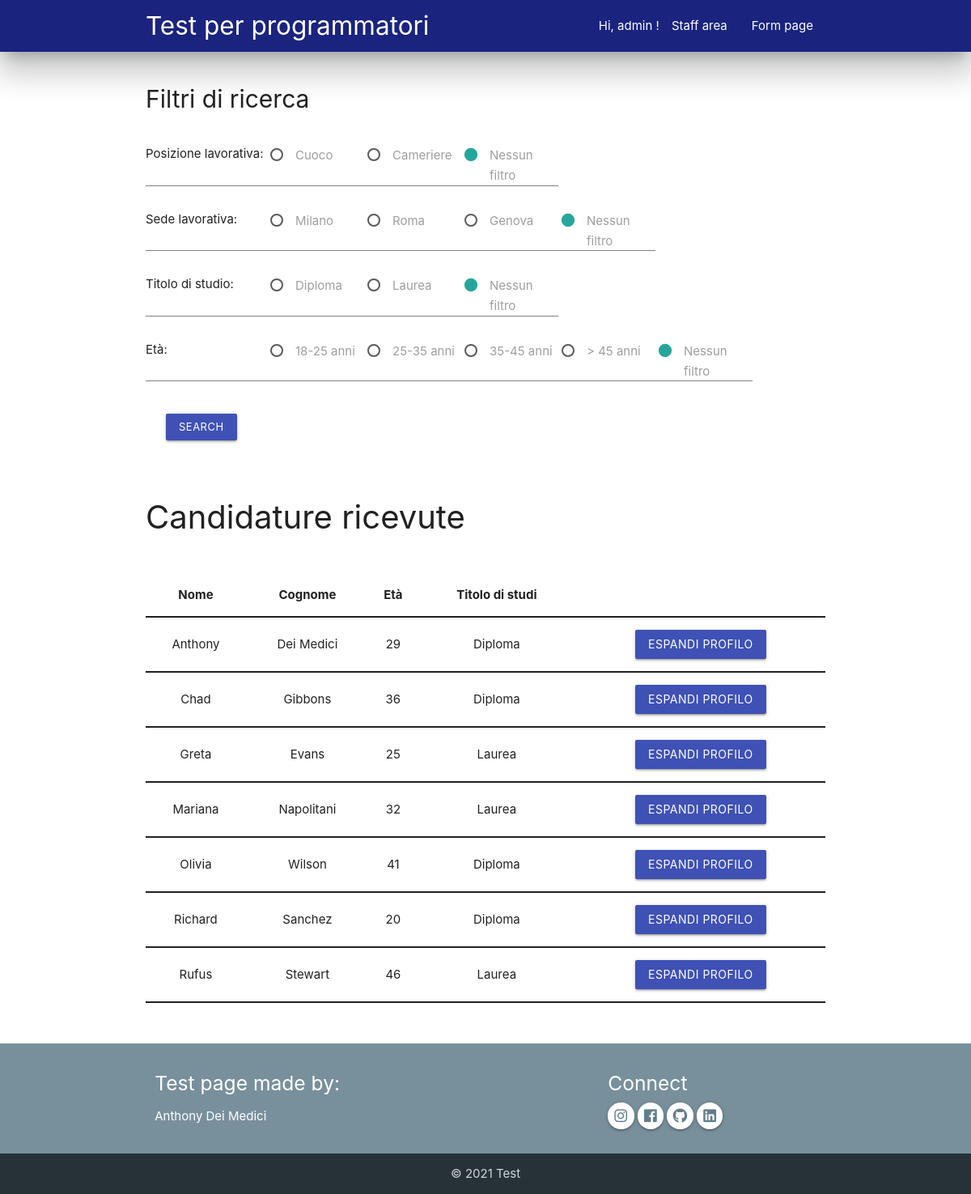
The page /staff/ (signed in) on the database its author committed.
### form/models.py (models this page shows)
class Profile(models.Model):
	STUDY_TITLE_CHOICES = [
		("Diploma", 'Diploma'),
		("Laurea", 'Laurea'),
	]
	name = models.CharField(max_length=255, blank=False, default="")
	surname = models.CharField(max_length=255, blank=False, default="")
	email = models.EmailField(max_length=255, blank=False, default="")
	phone = models.IntegerField(blank=False, default="")
	date_of_birth = models.DateTimeField(blank=False, default="")
	study_title = models.CharField(max_length=7, choices=STUDY_TITLE_CHOICES, default="")
	curriculum = models.FileField(upload_to="uploads")
	job = models.ManyToManyField(Job)

### form/views.py (the view, shortened to what this page needs)
# urls.py: path('staff/', staff_view, name='staff-view'),
@login_required(login_url="/admin/login/?next=/staff/")
def staff_view(request):
	profiles = Profile.objects.all().filter().order_by('name')
	queryset_n_profiles = []
	counting = 0
	search = False
	print("GET REQUEST RESULTS: ", request.GET.get)
	query_request = request.GET.get('submit')
	for x in profiles:
		n_profiles = len(Profile.objects.all().filter())
		queryset_n_profiles.append(n_profiles)
	table = dict(zip(profiles, queryset_n_profiles))
	return render(request, 'admin_view.html', {'table': table,
											   'counting': counting,
											   'search': search})

### form/templatetags/extras.py (called while the page is built)
@register.simple_tag()
def getAge(birth):
    today = date.today()
    age = today.year - birth.year - ((today.month, today.day) < (birth.month, birth.day))
    return age

### form/templates/admin_view.html (shortened to what this page needs)
{% extends 'base.html' %}
{% load extras %}
{% block content %}
<header>
  {% include 'navbar.html' %}
</header>
    <div class="container-fluid">
        <form action="." method="GET">
            <div class="container">
              <h1 style="font-size:30px;">Filtri di ricerca</h1>
            </div>
            <div class="container" style="display: flex;">
                <p class="option-title">Posizione lavorativa:</p>
                <p class="option-field">
                  <label>
                    <span>Cuoco</span>
                  </label>
                </p>
                <p class="option-field">
                  <label>
                    <span>Cameriere</span>
                  </label>
                </p>
                <p class="option-field">
                  <label>
                    <span>Nessun filtro</span>
                  </label>
                </p>
            </div>
            <div class="container" style="display: flex;">
                <p class="option-title">Sede lavorativa:</p>
                <p class="option-field">
                  <label>
                    <span>Milano</span>
                  </label>
                </p>
                <p class="option-field">
                  <label>
                    <span>Roma</span>
                  </label>
                </p>
                <p class="option-field">
                  <label>
                    <span>Genova</span>
                  </label>
                </p>
                <p class="option-field">
                  <label>
                    <span>Nessun filtro</span>
                  </label>
                </p>
            </div>
            <div class="container" style="display: flex;">
                <p class="option-title">Titolo di studio:</p>
                <p class="option-field">
                  <label>
                    <span>Diploma</span>
                  </label>
                </p>
                <p class="option-field">
                  <label>
                    <span>Laurea</span>
                  </label>
                </p>
                <p class="option-field">
                  <label>
                    <span>Nessun filtro</span>
                  </label>
                </p>
            </div>
            <div class="container" style="display: flex;">
                <p class="option-title">Età:</p>
                <p class="option-field">
                  <label>
                    <span>18-25 anni</span>
                  </label>
                </p>
                <p class="option-field">
                  <label>
                    <span>25-35 anni</span>
                  </label>
                </p>
                <p class="option-field">
                  <label>
                    <span>35-45 anni</span>
                  </label>
                </p>
                <p class="option-field">
                  <label>
                    <span>> 45 anni</span>
                  </label>
                </p>
                <p class="option-field">
                  <label>
                    <span>Nessun filtro</span>
                  </label>
                </p>
            </div>
            <div class="container">
                <input class="btn-small indigo" type="submit" name="submit" value="Search" style="margin: 25px;"/>
            </div>
        </form>
    </div>
    <div class="container" style="margin-bottom: 50px;">
      <p style="font-size: 40px;">Candidature ricevute</p>
      <table class="centered highlight responsive-table">
        <thead>
          <tr>
              <th>Nome</th>
              <th>Cognome</th>
              <th>Età</th>
              <th>Titolo di studi</th>
              <th></th>
          </tr>
        </thead>
        <tbody>
          {% for profile, count in table.items %}
              <tr style="border-top: 2px solid; border-bottom: 2px solid;">
                <td>{{ profile.name }}</td>
                <td>{{ profile.surname }}</td>
                <td>{% getAge profile.date_of_birth %}</td>
                <td>{{ profile.study_title }}</td>
                <td><a class="waves-effect waves-light btn indigo modal-trigger" href="#{{ profile.id }}">Espandi profilo</a></td>
              </tr>
          {% endfor %}
        </tbody>
      </table>
    </div>
{% endblock %}

### form/templates/base.html (shortened to what this page needs)
<!DOCTYPE html>
<html lang="en">
{% load static %}
<head>
    <link rel="stylesheet" href="https://use.fontawesome.com/releases/v5.0.13/css/all.css">
    <link rel="stylesheet" href="https://cdnjs.cloudflare.com/ajax/libs/materialize/1.0.0/css/materialize.min.css"/>
    <link rel="stylesheet" type="text/css" href="{% static '/styles.css' %}"/>
</head>
<body>
  {% block content %}
  {% endblock %}
  <footer class="page-footer blue-grey lighten-1">
    <div class="container">
      <div class="row">
        <div class="col s12 l6">
          <h5 class="white-text">Test page made by:</h5>
          <p>Anthony Dei Medici</p>
        </div>
        <div class="col s12 l4 offset-l2">
          <h5>Connect</h5>
            <a href="https://www.instagram.com/anthony.deimedici/?hl=it" class="tooltipped btn-floating btn-small transparent" data-tooltip="This is Instagram">
              <i class="fab fa-instagram white blue-grey-text lighten-1"></i>
            </a>
            <a href="https://www.facebook.com/Dei.Medici.Anthony" class="tooltipped btn-floating btn-small transparent" data-tooltip="This is Facebook">
              <i class="fab fa-facebook white blue-grey-text lighten-1"></i>
            </a>
            <a href="https://github.com/AnthonyDM-Dev" class="tooltipped btn-floating btn-small transparent" data-tooltip="This is Git Hub">
              <i class="fab fa-github white blue-grey-text lighten-1"></i>
            </a>
            <a href="https://www.linkedin.com/in/anthony-dm-dev/" class="tooltipped btn-floating btn-small transparent" data-tooltip="This is Linked In">
              <i class="fab fa-linkedin white blue-grey-text lighten-1"></i>
            </a>
        </div>
      </div>
    </div>
    <div class="footer-copyright blue-grey darken-4">
      <div class="container center-align">&copy; 2021 Test</div>
    </div>
  </footer>
</body>
</html>

### form/templates/navbar.html (shortened to what this page needs)
<nav class="nav-wraper indigo darken-4 z-depth-5">
  <div class="container">
    <a href="#" class="brand-logo">Test per programmatori</a>
    <ul class="right hide-on-med-and-down hide-on-large">
      {% if user.is_authenticated %}
        <li>Hi, admin !</li>
        <li><a href="{% url 'staff-view' %}">Staff area</a></li>
        <li><a href="{% url 'form-view' %}">Form page</a></li>
      {% else %}
        <li><a href="{% url 'staff-view' %}">Staff area</a></li>
      {% endif %}
    </ul>
  </div>
</nav>

### static/styles.css (style rules this page uses)
.option-title { width: 150px; border-bottom: 1px solid grey; }
.option-field { width: 120px; border-bottom: 1px solid grey; }

### rows shown on the page
Profile: name "Anthony", surname "Dei Medici", date_of_birth "29", study_title "Diploma"
Profile: name "Chad", surname "Gibbons", date_of_birth "36", study_title "Diploma"
Profile: name "Greta", surname "Evans", date_of_birth "25", study_title "Laurea"
Profile: name "Mariana", surname "Napolitani", date_of_birth "32", study_title "Laurea"
Profile: name "Olivia", surname "Wilson", date_of_birth "41", study_title "Diploma"
Profile: name "Richard", surname "Sanchez", date_of_birth "20", study_title "Diploma"
Profile: name "Rufus", surname "Stewart", date_of_birth "46", study_title "Laurea"
